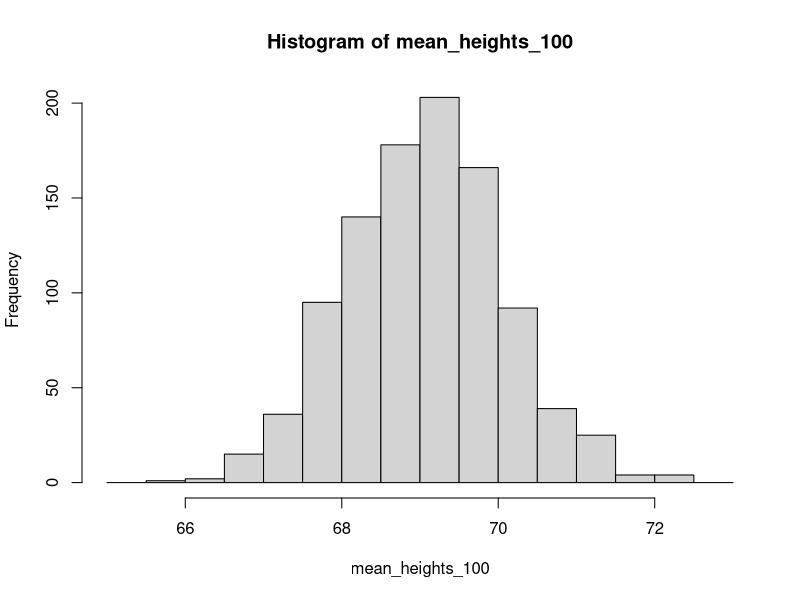
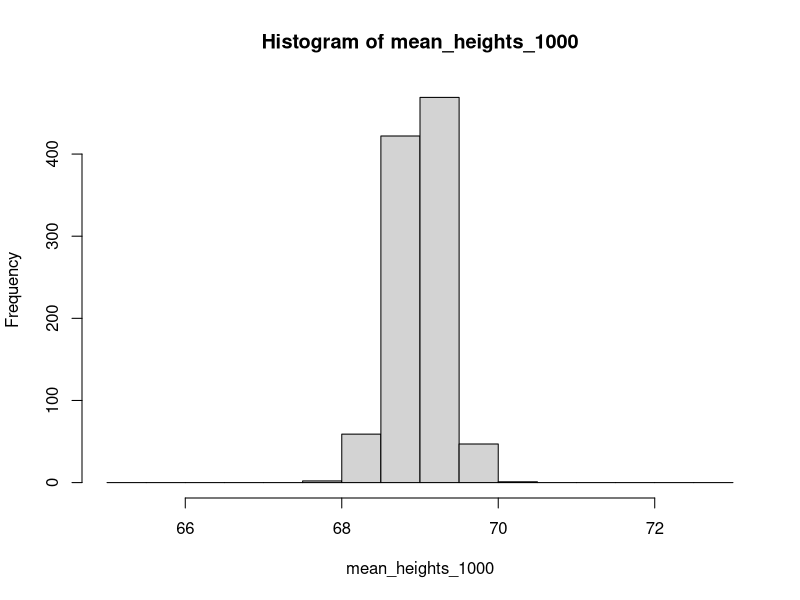
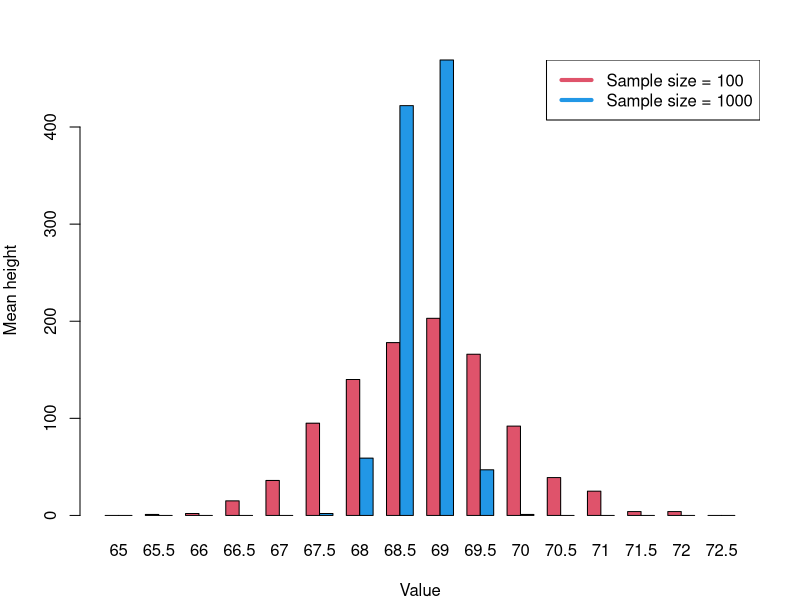

Write R code to recreate these figures, in order.
#!/usr/bin/env Rscript

get_heights <- function(n)
{
    heights <- rnorm(n, mean = 69, sd = 10)
    mean_height <- mean(heights)
    return(mean_height)
}

mean_heights_100 <- rep(0, 1000)
mean_heights_1000 <- rep(0, 1000)

for (i in 1:1000)
{
    mean_heights_100[i] <- get_heights(100)
    mean_heights_1000[i] <- get_heights(1000)
}

Maximum <- ceiling(max(max(mean_heights_100), max(mean_heights_1000)))
Minimum <- floor(min(min(mean_heights_100), min(mean_heights_1000)))

bins <- seq(Minimum, Maximum, by = 0.5)

Counts_100 <- hist(mean_heights_100, breaks = bins)$counts
Counts_1000 <- hist(mean_heights_1000, breaks = bins)$counts

pdf(file = "Heights_barplot.pdf",
    width = 6,
    height = 6)

par(mfrow = c(1, 1),
    mar = c(4, 4, 3, 2))

barplot(rbind(Counts_100, Counts_1000),
       col = c(2, 4),
       beside = TRUE,
       names.arg = bins[1:length(bins)-1],
       xlab = "Value",
       ylab = "Mean height")

legend("topright",
       c("Sample size = 100", "Sample size = 1000"),
       lwd = 4,
       col = c(2, 4))

dev.off()
